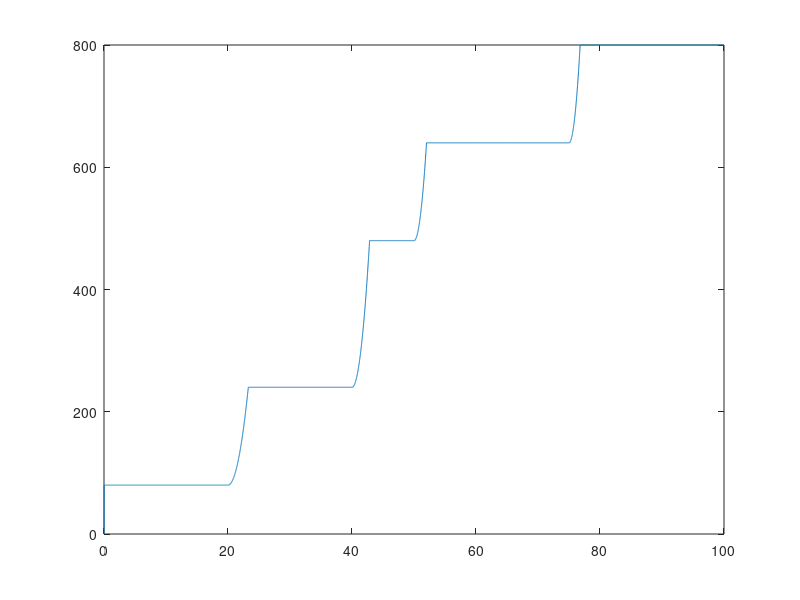

Here is the MATLAB script that generated this plot:
max_velocity = 800;
wing_area = 5825;
max_altitude = 45100;
act_dynamics = 0.25;

% #time parameters
resolution = 0.01;
time = 0;
sim_time = 100;
iter = 1;

% #throttle position simulation
throttle_pos = [];
i = 0;
prev_throttle_pos = 0;
prev_max_velocity = 0;
count = 1;
sim_up = 0;

% #velocity calculation
% #throttle_pos = get throttle position from keyboard or joystick

while i<=sim_time
      if i > 0 && i <= 0.2*sim_time
          throttle_pos(count) = 0.1;
      elseif i > 0.2*sim_time && i <= 0.4*sim_time
          throttle_pos(count) = 0.3;
      elseif i > 0.4*sim_time && i <= 0.5*sim_time
          throttle_pos(count) = 0.6;
      elseif i > 0.5*sim_time && i <= 0.75*sim_time
          throttle_pos(count) = 0.8;
      else
          throttle_pos(count) = 1;
      end
%       throttle_pos(count) = 0.3;
      i = i+resolution;
      count = count + 1;
end
while sim_up < 1
      if iter == length(throttle_pos)
            sim_up = 1;
      end
          
      if iter == 1
            prev_throttle_pos = throttle_pos(iter);
      end
            
      if prev_throttle_pos == throttle_pos(iter)
            time = time + resolution;
      else
            time = 0;
            prev_max_velocity = max_velocity*prev_throttle_pos;
      end
          
      sat_velocity = max_velocity*throttle_pos(iter);
      velocity_func = act_dynamics*time;
      velocity = prev_max_velocity + sat_velocity*(velocity_func)^2;
      if velocity >= sat_velocity
           velocity = sat_velocity;
      end
      y_axis(iter) = velocity;
      x_axis(iter) = iter*resolution;
      prev_throttle_pos = throttle_pos(iter);
      iter = iter + 1;
%       velocity = (velocity/max_velocity)*(-180-110)
end

plot(x_axis,y_axis);
    